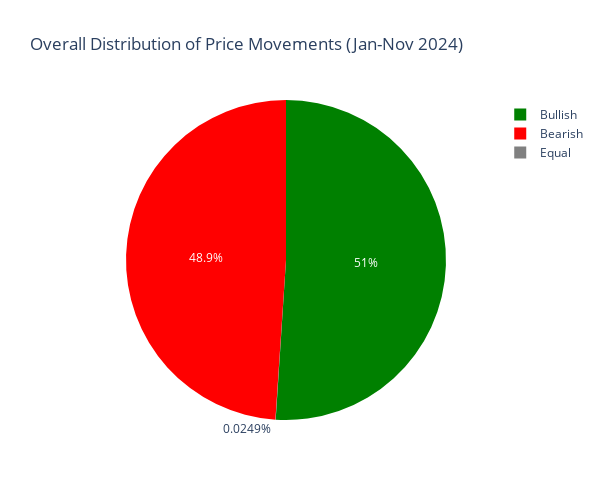

Here is the notebook cell this chart was saved with:
### Markdown cell above
The following code is to analysis the trend of price of cryptocurrency from beining of Jan 2024 to the end of Nov 2024:

### Code cell
import pandas as pd
import plotly.graph_objects as go
from plotly.subplots import make_subplots
import plotly.express as px
from datetime import datetime

# Fetch data from MongoDB
candles = list(mongo['binance']['COM6002_ASS2'].find({}, {
    'time': 1,
    'close': 1,
    'open': 1,
    '_id': 0
}))

# Convert to DataFrame
df = pd.DataFrame(candles)

# Filter data for 2024 only
df['time'] = pd.to_datetime(df['time'])
mask = (df['time'] >= '2024-01-01') & (df['time'] <= '2024-11-30')
df = df.loc[mask]

# Categorize price movements
df['price_movement'] = 'Equal'
df.loc[df['close'] > df['open'], 'price_movement'] = 'Bullish'
df.loc[df['close'] < df['open'], 'price_movement'] = 'Bearish'

# Calculate overall statistics
total_candles = len(df)
bullish_count = (df['close'] > df['open']).sum()
bearish_count = (df['close'] < df['open']).sum()
equal_count = (df['close'] == df['open']).sum()

fig_pie = go.Figure(data=[
    go.Pie(
        labels=['Bullish', 'Bearish', 'Equal'],
        values=[bullish_count, bearish_count, equal_count],
        marker_colors=['green', 'red', 'gray']
    )
])
fig_pie.update_layout(
    title="Overall Distribution of Price Movements (Jan-Nov 2024)",
    height=500,
    width=600
)

# Print summary statistics
print(f"Analysis Period: January 2024 - November 2024")
print(f"Total number of candles: {total_candles}")
print(f"Bullish candles: {bullish_count} ({bullish_count/total_candles*100:.2f}%)")
print(f"Bearish candles: {bearish_count} ({bearish_count/total_candles*100:.2f}%)")
print(f"Equal candles: {equal_count} ({equal_count/total_candles*100:.2f}%)")

# Display both figures
fig_pie.show()

### Figure 1 — Plotly figure (JSON) as saved in the notebook; plotly's stock layout.template omitted (floating-point values rounded to 4 significant figures)
{"data": [{"labels": ["Bullish", "Bearish", "Equal"], "marker": {"colors": ["green", "red", "gray"]}, "type": "pie", "values": [4091, 3924, 2]}], "layout": {"height": 500, "title": {"text": "Overall Distribution of Price Movements (Jan-Nov 2024)"}, "width": 600}}
